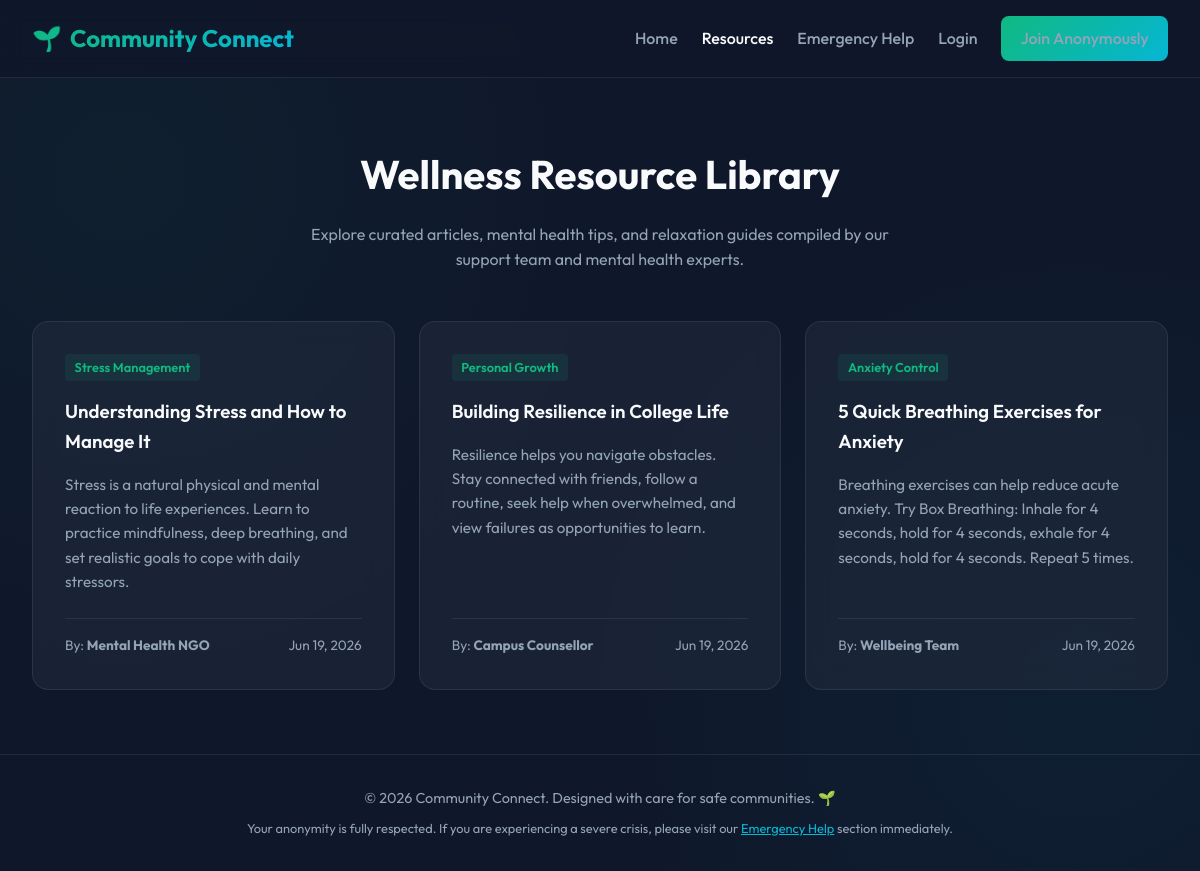
The app's page /resources.php with its own data.
### tables this page shows
CREATE TABLE IF NOT EXISTS `resources` (
    `id` INT AUTO_INCREMENT PRIMARY KEY,
    `title` VARCHAR(150) NOT NULL,
    `content` TEXT NOT NULL,
    `category` VARCHAR(50) NOT NULL,
    `author` VARCHAR(100) NOT NULL,
    `created_at` TIMESTAMP DEFAULT CURRENT_TIMESTAMP
);

### resources.php (the view, shortened to what this page needs)
<?php
require_once 'config/db.php';
require_once 'includes/header.php';
try {
    $stmt = $pdo->query("SELECT * FROM resources ORDER BY created_at DESC");
    $resources = $stmt->fetchAll();
} catch (PDOException $e) {
    $resources = [];
    $error = "Could not load resources.";
}
?>
<div style="max-width: 1200px; margin: 4rem auto; padding: 0 2rem; width: 100%;">
    <div style="text-align: center; margin-bottom: 3rem;">
        <h1 style="font-size: 2.5rem; margin-bottom: 1rem;">Wellness Resource Library</h1>
        <p style="color: var(--text-secondary); max-width: 600px; margin: 0 auto;">
            Explore curated articles, mental health tips, and relaxation guides compiled by our support team and mental health experts.
        </p>
    </div>
    <?php if (empty($resources)): ?>
        <div class="card" style="text-align: center; max-width: 600px; margin: 0 auto;">
            <p style="color: var(--text-secondary);">No articles are currently available in the resource library. Check back soon!</p>
        </div>
    <?php else: ?>
        <div class="resource-grid">
            <?php foreach ($resources as $resource): ?>
                <div class="card resource-card">
                    <div>
                        <span class="post-category" style="margin-bottom: 1rem; display: inline-block;">
                            <?php echo htmlspecialchars($resource['category']); ?>
                        </span>
                        <h3 style="margin-bottom: 1rem; font-weight: 600;"><?php echo htmlspecialchars($resource['title']); ?></h3>
                        <p style="color: var(--text-secondary); font-size: 0.95rem; margin-bottom: 1.5rem;">
                            <?php echo nl2br(htmlspecialchars($resource['content'])); ?>
                        </p>
                    </div>
                    <div style="border-top: 1px solid var(--glass-border); padding-top: 1rem; font-size: 0.85rem; color: var(--text-secondary); display: flex; justify-content: space-between;">
                        <span>By: <strong><?php echo htmlspecialchars($resource['author']); ?></strong></span>
                        <span><?php echo date('M d, Y', strtotime($resource['created_at'])); ?></span>
                    </div>
                </div>
            <?php endforeach; ?>
        </div>
    <?php endif; ?>
</div>
<?php require_once 'includes/footer.php'; ?>

### assets/css/style.css (style rules this page uses)
:root { --bg-primary: #0f172a; --bg-secondary: #1e293b; --accent-primary: #10b981; --accent-secondary: #06b6d4; --accent-hover: #059669; --text-primary: #f8fafc; --text-secondary: #94a3b8; --danger: #ef4444; --danger-hover: #dc2626; --warning: #f59e0b; --glass-bg: rgba(30, 41, 59, 0.7); --glass-border: rgba(255, 255, 255, 0.08); --font-sans: 'Outfit', sans-serif; --transition-smooth: all 0.3s cubic-bezier(0.4, 0, 0.2, 1); }
* { box-sizing: border-box; margin: 0; padding: 0; }
body { font-family: var(--font-sans); background-color: var(--bg-primary); background-image: radial-gradient(circle at 10% 20%, rgba(16, 185, 129, 0.05) 0%, transparent 40%), radial-gradient(circle at 90% 80%, rgba(6, 182, 212, 0.05) 0%, transparent 40%); color: var(--text-primary); line-height: 1.6; min-height: 100vh; display: flex; flex-direction: column; }
.card { background: var(--glass-bg); border: 1px solid var(--glass-border); backdrop-filter: blur(12px); border-radius: 16px; padding: 2rem; transition: var(--transition-smooth); }
.post-category { background-color: rgba(16, 185, 129, 0.1); color: var(--accent-primary); padding: 0.2rem 0.6rem; border-radius: 4px; font-size: 0.8rem; font-weight: 600; }
.resource-grid { display: grid; grid-template-columns: repeat(auto-fit, minmax(280px, 1fr)); gap: 1.5rem; }
.resource-card { display: flex; flex-direction: column; justify-content: space-between; }

### records on screen
resources: category "Stress Management", title "Understanding Stress and How to Manage It", content "Stress is a natural physical and mental reaction to life experiences. Learn to practice mindfulness, deep breathing, and set realistic goals to cope with daily stressors.", author "Mental Health NGO", created_at "Jun 19, 2026"
resources: category "Personal Growth", title "Building Resilience in College Life", content "Resilience helps you navigate obstacles. Stay connected with friends, follow a routine, seek help when overwhelmed, and view failures as opportunities to learn.", author "Campus Counsellor", created_at "Jun 19, 2026"
resources: category "Anxiety Control", title "5 Quick Breathing Exercises for Anxiety", content "Breathing exercises can help reduce acute anxiety. Try Box Breathing: Inhale for 4 seconds, hold for 4 seconds, exhale for 4 seconds, hold for 4 seconds. Repeat 5 times.", author "Wellbeing Team", created_at "Jun 19, 2026"
